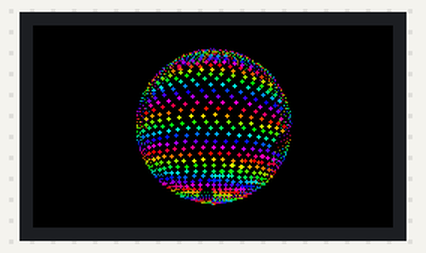
A sketch run on a simulated ESP32. Shown: 240×135 colour display.

Above: at 0.47 s.
At 5.14 s:
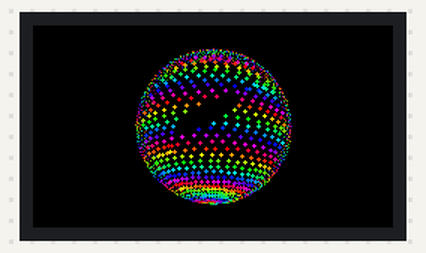
At 10.2 s:
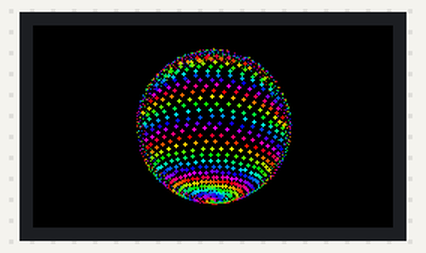
At 19.93 s:
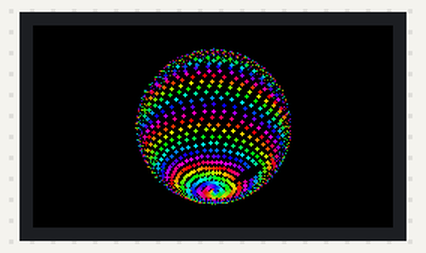
At 29.67 s:
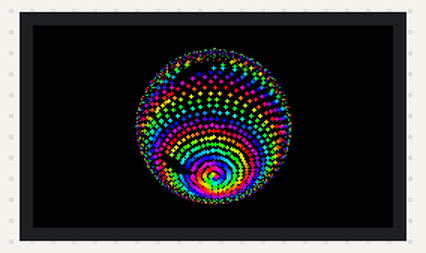
At 39.79 s:
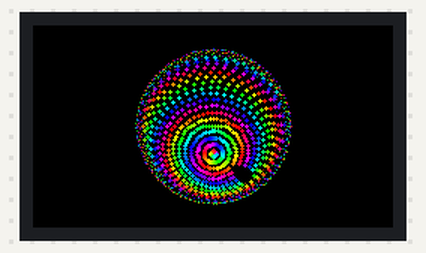

The sketch:

chromatic_spheres.ino
```cpp
#include <TFT_eSPI.h>
#include <SPI.h>
#include <math.h>

TFT_eSPI tft = TFT_eSPI();
TFT_eSprite spr = TFT_eSprite(&tft);

#define W 240
#define H 135
#define CX 120
#define CY 67

uint16_t rgb(uint8_t r, uint8_t g, uint8_t b) {
  return tft.color565(r, g, b);
}

uint16_t rainbow(float h, float v=1.0f) {
  h = fmodf(h, 360.0f);
  if (h < 0) h += 360.0f;
  float x = h / 60.0f;
  int s = (int)x;
  float f = x - s;
  float r,g,b;
  switch(s) {
    case 0: r=1; g=f; b=0; break;
    case 1: r=1-f; g=1; b=0; break;
    case 2: r=0; g=1; b=f; break;
    case 3: r=0; g=1-f; b=1; break;
    case 4: r=f; g=0; b=1; break;
    default:r=1; g=0; b=1-f; break;
  }
  return spr.color565((uint8_t)(r*255*v),(uint8_t)(g*255*v),(uint8_t)(b*255*v));
}

void setupDisplay() {
  tft.init();
  tft.setRotation(1);
  tft.fillScreen(TFT_BLACK);
  spr.setColorDepth(16);
  spr.createSprite(W,H);
}

struct P { float x,y,z,h; };
#define N 2400
P p[N];
float ry=0, rx=0.28f, rz=0;

void makePoints() {
  int k=0;
  const int rings=48, around=50;
  for(int a=0;a<rings;a++) {
    float lat=-PI/2.0f + PI*(a+0.5f)/rings;
    float cl=cosf(lat), sl=sinf(lat);
    for(int b=0;b<around;b++) {
      float q=TWO_PI*b/around;
      float twist=q + 2.0f*sl + 0.22f*sinf(7*lat+q*0.4f);
      p[k].x=cl*cosf(twist);
      p[k].y=sl;
      p[k].z=cl*sinf(twist);
      p[k].h=360.0f*b/around + 55.0f*a;
      k++;
    }
  }
}

void drawSphere() {
  spr.fillSprite(TFT_BLACK);
  float sy=sinf(ry), cy=cosf(ry), sx=sinf(rx), cx=cosf(rx);
  for(int i=0;i<N;i++) {
    float x=p[i].x, y=p[i].y, z=p[i].z;
    float x1=x*cy-z*sy, z1=x*sy+z*cy;
    float y2=y*cx-z1*sx, z2=y*sx+z1*cx;
    if(z2 < -0.30f) continue;
    float pr=1.0f/(1.0f-z2*0.28f);
    int x2=CX+(int)(x1*50*pr);
    int y2s=CY+(int)(y2*50*pr);
    if(x2<1||x2>=W-1||y2s<1||y2s>=H-1) continue;
    float br=0.50f+0.50f*(z2+0.3f)/1.3f;
    if(br>1) br=1;
    uint16_t c=rainbow(p[i].h+ry*35,br);
    if(z2>0.60f) spr.fillCircle(x2,y2s,1,c);
    else spr.drawPixel(x2,y2s,c);
  }
  spr.pushSprite(0,0);
}

void setup(){ setupDisplay(); makePoints(); }
void loop(){
  drawSphere();
  ry += 0.025f;
  rx += 0.0025f;
  if(ry>TWO_PI) ry-=TWO_PI;
  if(rx>TWO_PI) rx-=TWO_PI;
  yield();
}
```
